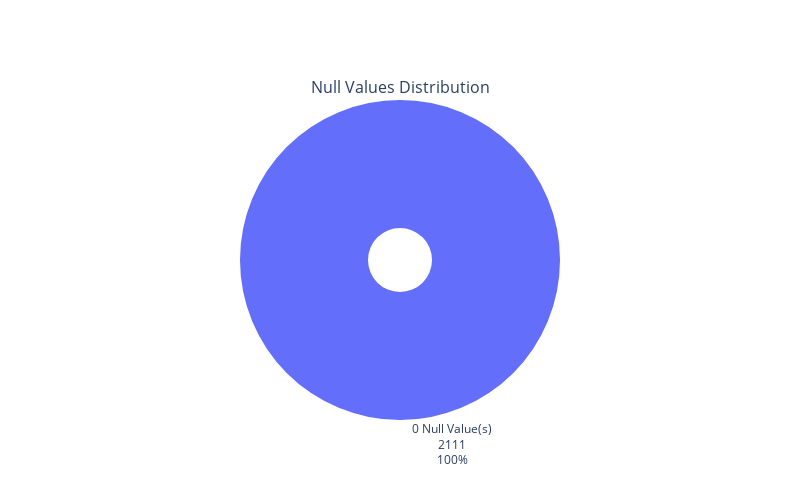

Source (notebook cell):
### Code cell
#in excel, we renamed the columns and also converted some floats to integers as pre-processing

import pandas as pd
import plotly.graph_objects as go
from plotly.subplots import make_subplots

# Read the dataset
df = pd.read_csv('ObesityDataSet.csv')




subset_columns = ['Gender', 'Age', 'Height', 'Weight', 'family_history_with_overweight',
       'eat_high_caloric_food', 'eat_vegetables_frequency', 'main_meals_day',
       'eat_between_meals', 'smoke', 'water_day', 'monitor_calories',
       'exercise_frequency', 'device_time', 'drink_alcohol', 'transport_mode',
       'obese_category']  # Add other relevant columns as needed

duplicate_rows = df[df.duplicated(subset=subset_columns, keep=False)]

# Count the number of duplicates based on the subset of columns
duplicate_counts = duplicate_rows.groupby(subset_columns).size()

# Filter duplicate counts where the number of duplicates is 4 or more
four_or_more_duplicates = duplicate_counts[duplicate_counts >= 4]

# Print the number of rows with 4 or more duplicates
print("Number of rows with the same values across 4 or more columns:", four_or_more_duplicates.sum())
subset_columns = ['Gender', 'Age', 'Height', 'Weight', 'family_history_with_overweight',
       'eat_high_caloric_food', 'eat_vegetables_frequency', 'main_meals_day',
       'eat_between_meals', 'smoke', 'water_day', 'monitor_calories',
       'exercise_frequency', 'device_time', 'drink_alcohol', 'transport_mode',
       'obese_category']  # Add other relevant columns as needed

duplicate_rows = df[df.duplicated(subset=subset_columns, keep=False)]

# Count the number of duplicates based on the subset of columns
duplicate_counts = duplicate_rows.groupby(subset_columns).size()

# Filter duplicate counts where the number of duplicates is 4 or more
four_or_more_duplicates = duplicate_counts[duplicate_counts >= 15]

# Print the number of rows with 4 or more duplicates
print("Number of rows with the same values across 15 or more columns:", four_or_more_duplicates.sum())


#drop column duplicate


# To calculate the null values and group them
df["null_count"] = df.isnull().sum(axis=1)
raw_counts = df.groupby("null_count").size().to_dict()
counts = [v for _, v in raw_counts.items()]
labels = ["{} Null Value(s)".format(k) for k, _ in raw_counts.items()]

# Making the Circle chart plot
fig = make_subplots(
    rows=1, 
    cols=1, 
    subplot_titles=["Null Values Distribution"], 
    specs=[[{'type': 'pie'}]]
)

fig.add_trace(go.Pie(labels=labels, values=counts, hole=0.2), row=1, col=1)
fig.update_traces(textposition='outside', textinfo='percent+value+label', insidetextorientation='horizontal')
fig.update_layout(
    showlegend=False, 
    width=800,
    height=500,
)
fig.show()

### Figure 1 — Plotly figure (JSON) as saved in the notebook; plotly's stock layout.template omitted (floating-point values rounded to 4 significant figures)
{"data": [{"domain": {"x": [0, 1], "y": [0, 1]}, "hole": 0.2, "insidetextorientation": "horizontal", "labels": ["0 Null Value(s)"], "textinfo": "percent+value+label", "textposition": "outside", "type": "pie", "values": [2111]}], "layout": {"annotations": [{"font": {"size": 16}, "showarrow": false, "text": "Null Values Distribution", "x": 0.5, "xanchor": "center", "xref": "paper", "y": 1, "yanchor": "bottom", "yref": "paper"}], "height": 500, "showlegend": false, "width": 800}}
